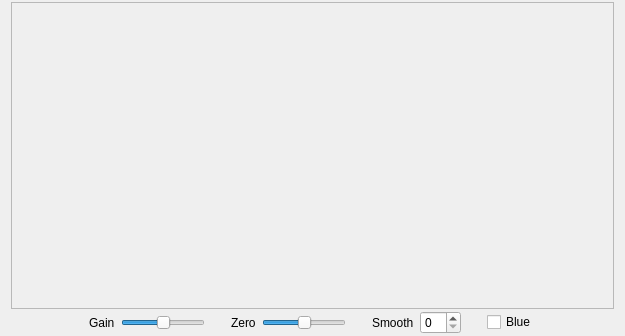
<?xml version="1.0" encoding="UTF-8"?>
<ui version="4.0">
 <class>EchoGraph</class>
 <widget class="QDialog" name="EchoGraph">
  <property name="geometry">
   <rect>
    <x>0</x>
    <y>0</y>
    <width>625</width>
    <height>336</height>
   </rect>
  </property>
  <property name="sizePolicy">
   <sizepolicy hsizetype="Preferred" vsizetype="Preferred">
    <horstretch>0</horstretch>
    <verstretch>0</verstretch>
   </sizepolicy>
  </property>
  <property name="minimumSize">
   <size>
    <width>570</width>
    <height>0</height>
   </size>
  </property>
  <property name="windowTitle">
   <string>Echo Graph</string>
  </property>
  <layout class="QVBoxLayout" name="verticalLayout_2">
   <property name="spacing">
    <number>2</number>
   </property>
   <property name="topMargin">
    <number>2</number>
   </property>
   <property name="bottomMargin">
    <number>2</number>
   </property>
   <item>
    <layout class="QVBoxLayout" name="verticalLayout">
     <property name="spacing">
      <number>2</number>
     </property>
     <item>
      <widget class="EPlotter" name="echoPlot">
       <property name="enabled">
        <bool>true</bool>
       </property>
       <property name="sizePolicy">
        <sizepolicy hsizetype="Expanding" vsizetype="Expanding">
         <horstretch>0</horstretch>
         <verstretch>0</verstretch>
        </sizepolicy>
       </property>
       <property name="minimumSize">
        <size>
         <width>273</width>
         <height>200</height>
        </size>
       </property>
       <property name="frameShape">
        <enum>QFrame::StyledPanel</enum>
       </property>
       <property name="frameShadow">
        <enum>QFrame::Sunken</enum>
       </property>
       <property name="lineWidth">
        <number>1</number>
       </property>
      </widget>
     </item>
     <item>
      <layout class="QHBoxLayout" name="horizontalLayout_3">
       <property name="spacing">
        <number>6</number>
       </property>
       <item>
        <spacer name="horizontalSpacer_2">
         <property name="orientation">
          <enum>Qt::Horizontal</enum>
         </property>
         <property name="sizeType">
          <enum>QSizePolicy::Expanding</enum>
         </property>
         <property name="sizeHint" stdset="0">
          <size>
           <width>20</width>
           <height>20</height>
          </size>
         </property>
        </spacer>
       </item>
       <item>
        <widget class="QLabel" name="label_4">
         <property name="text">
          <string>Gain</string>
         </property>
        </widget>
       </item>
       <item>
        <widget class="QSlider" name="gainSlider">
         <property name="minimum">
          <number>-20</number>
         </property>
         <property name="maximum">
          <number>20</number>
         </property>
         <property name="orientation">
          <enum>Qt::Horizontal</enum>
         </property>
        </widget>
       </item>
       <item>
        <spacer name="horizontalSpacer_7">
         <property name="orientation">
          <enum>Qt::Horizontal</enum>
         </property>
         <property name="sizeType">
          <enum>QSizePolicy::Preferred</enum>
         </property>
         <property name="sizeHint" stdset="0">
          <size>
           <width>20</width>
           <height>20</height>
          </size>
         </property>
        </spacer>
       </item>
       <item>
        <widget class="QLabel" name="label">
         <property name="text">
          <string>Zero</string>
         </property>
        </widget>
       </item>
       <item>
        <widget class="QSlider" name="zeroSlider">
         <property name="minimum">
          <number>-100</number>
         </property>
         <property name="maximum">
          <number>100</number>
         </property>
         <property name="orientation">
          <enum>Qt::Horizontal</enum>
         </property>
        </widget>
       </item>
       <item>
        <spacer name="horizontalSpacer">
         <property name="orientation">
          <enum>Qt::Horizontal</enum>
         </property>
         <property name="sizeType">
          <enum>QSizePolicy::Preferred</enum>
         </property>
         <property name="sizeHint" stdset="0">
          <size>
           <width>20</width>
           <height>20</height>
          </size>
         </property>
        </spacer>
       </item>
       <item>
        <widget class="QLabel" name="label_2">
         <property name="text">
          <string>Smooth</string>
         </property>
        </widget>
       </item>
       <item>
        <widget class="QSpinBox" name="smoothSpinBox">
         <property name="maximum">
          <number>20</number>
         </property>
        </widget>
       </item>
       <item>
        <spacer name="horizontalSpacer_3">
         <property name="orientation">
          <enum>Qt::Horizontal</enum>
         </property>
         <property name="sizeType">
          <enum>QSizePolicy::Preferred</enum>
         </property>
         <property name="sizeHint" stdset="0">
          <size>
           <width>20</width>
           <height>20</height>
          </size>
         </property>
        </spacer>
       </item>
       <item>
        <widget class="QCheckBox" name="cbBlue">
         <property name="text">
          <string>Blue</string>
         </property>
        </widget>
       </item>
       <item>
        <spacer name="horizontalSpacer_5">
         <property name="orientation">
          <enum>Qt::Horizontal</enum>
         </property>
         <property name="sizeType">
          <enum>QSizePolicy::Expanding</enum>
         </property>
         <property name="sizeHint" stdset="0">
          <size>
           <width>20</width>
           <height>20</height>
          </size>
         </property>
        </spacer>
       </item>
      </layout>
     </item>
    </layout>
   </item>
  </layout>
 </widget>
 <customwidgets>
  <customwidget>
   <class>EPlotter</class>
   <extends>QFrame</extends>
   <header>plotter.h</header>
   <container>1</container>
  </customwidget>
 </customwidgets>
 <resources/>
 <connections/>
</ui>
